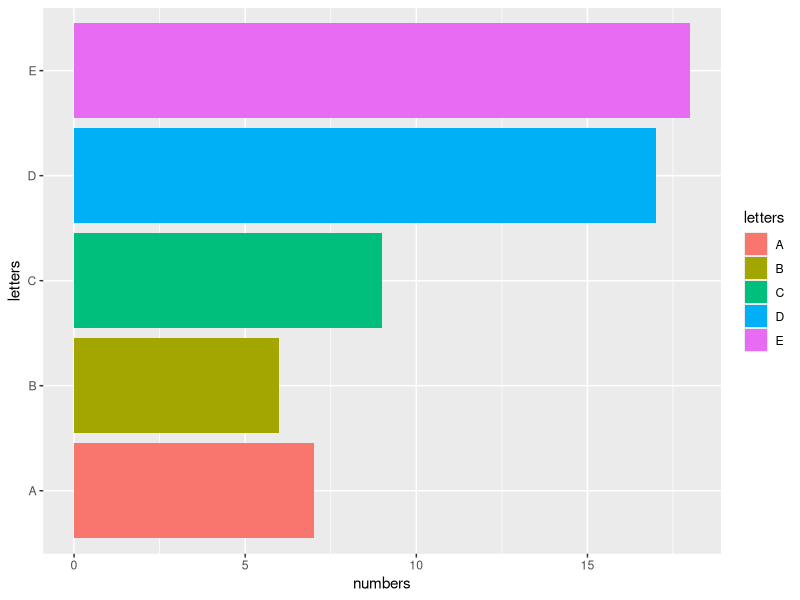
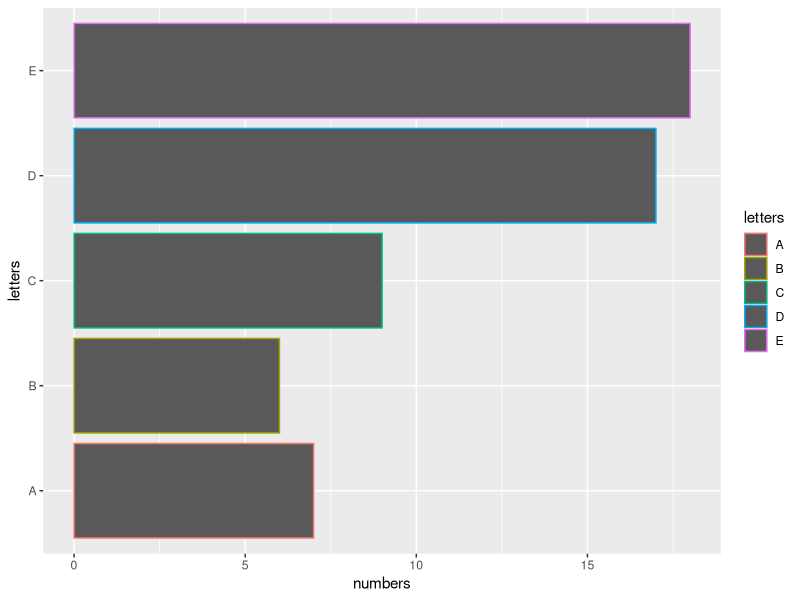
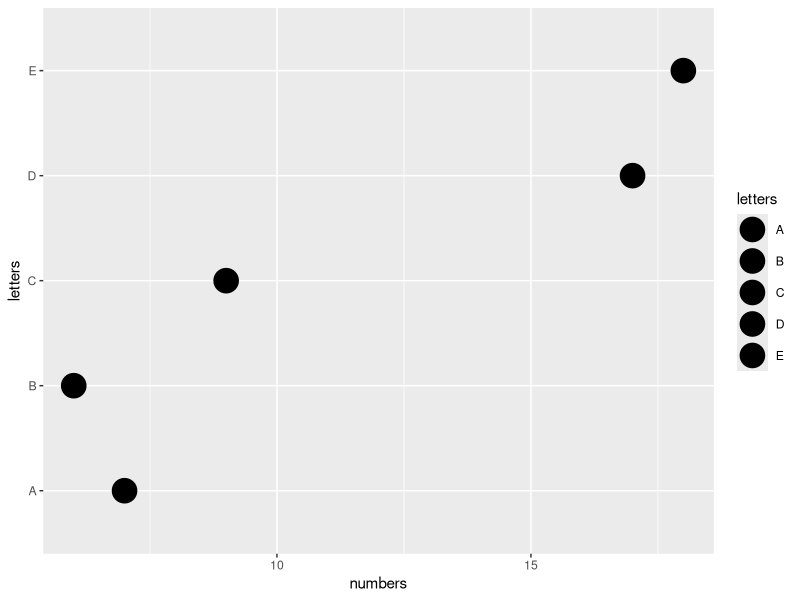
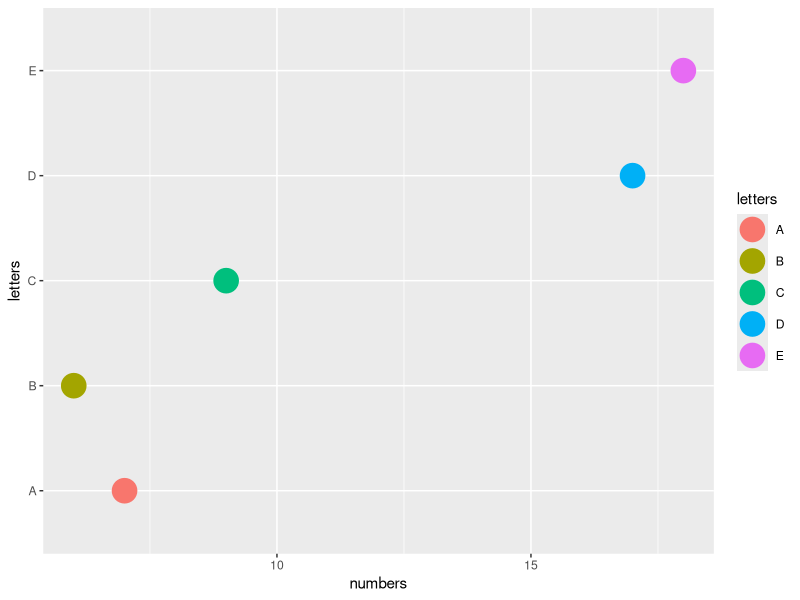
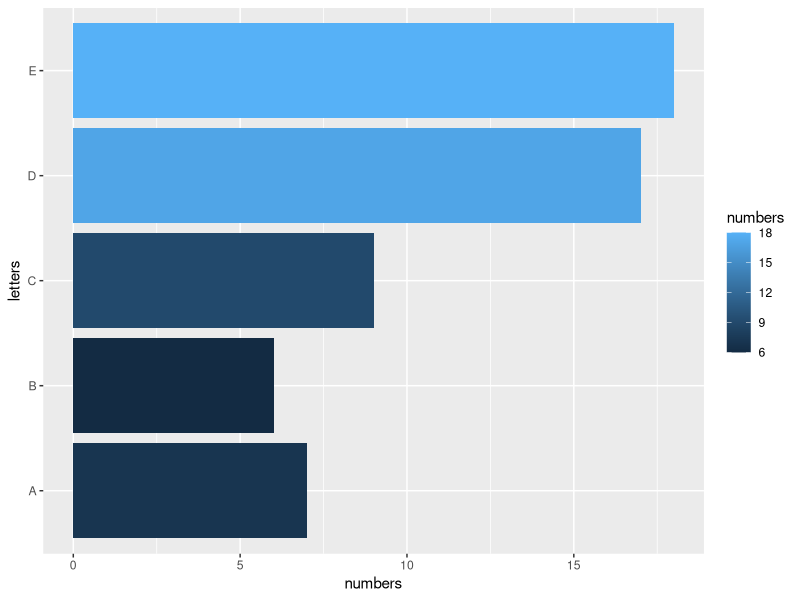

These figures' R source, in order: (Note: this script raises an error after producing the figures.)
## ---- chunk 1
knitr::opts_chunk$set(echo = TRUE)
library(tidyverse)
set.seed(1983)
example_data <- data.frame(letters=LETTERS[1:5], numbers=sample(5:20, 5))
## ---- chunk 2
example_data %>%
  ggplot(aes(x=numbers, y=letters, fill=letters))+
  geom_col()
## ---- chunk 3
example_data %>%
  ggplot(aes(x=numbers, y=letters, color=letters))+
  geom_col()
## ---- chunk 4
example_data %>%
  ggplot(aes(x=numbers, y=letters, fill=letters))+
  geom_point(size=8)
## ---- chunk 5
example_data %>%
  ggplot(aes(x=numbers, y=letters, color=letters))+
  geom_point(size=8)
## ---- chunk 6


example_data %>%
  ggplot(aes(x=numbers, y=letters, fill=numbers))+
  geom_col()
## ---- chunk 7
my_colors <- c("A" = utk_color("orange"),
                             "B" = utk_color("valley"),
                             "C" = utk_color("energy"),
                             "D" = utk_color("regalia"),
                             "E" = utk_color("fountain"))

example_data %>%
  ggplot(aes(x=numbers, y=letters, color=letters))+
  geom_point(size=8)+
  scale_fill_manual(values = my_colors)+
  scale_color_manual(values = my_colors)
## ---- chunk 8
example_data %>%
  ggplot(aes(x=numbers, y=reorder(letters, numbers), fill=numbers))+
  geom_col()+
  scale_fill_gradient(low=utk_color("fountain"), high=utk_color("energy"))
## ---- chunk 9
set.seed(123)
example_data <- data.frame(letters=LETTERS[1:5], numbers=sample(0:100, 5))

example_data %>%
  ggplot(aes(x=numbers, y=reorder(letters, numbers), fill=numbers))+
  geom_col()+
  scale_fill_gradientn(colors=utk_color("leconte", "fountain", "energy"))
## ---- chunk 10
example_data <- data.frame(letters=LETTERS[1:6], numbers=c(0, sample(-10:10, 5)))

example_data %>%
  ggplot(aes(x=numbers, y=reorder(letters, numbers), fill=numbers))+
  geom_col()+
  scale_fill_gradient2(high=utk_color("orange"), mid="grey70", low=utk_color("fountain"))
## ---- chunk 11
example_data <- data.frame(letters=LETTERS[1:6], numbers=c(0, sample(-10:10, 5)))

example_data %>%
  ggplot(aes(x=numbers, y=reorder(letters, numbers), fill=letters))+
  geom_col(show.legend = FALSE)+
  scale_fill_manual(values=c("E" = utk_color("orange"), "grey90"))+
  theme_minimal()+
  labs(y=NULL,
       title="A Plot Demonstrating Highlighting")
